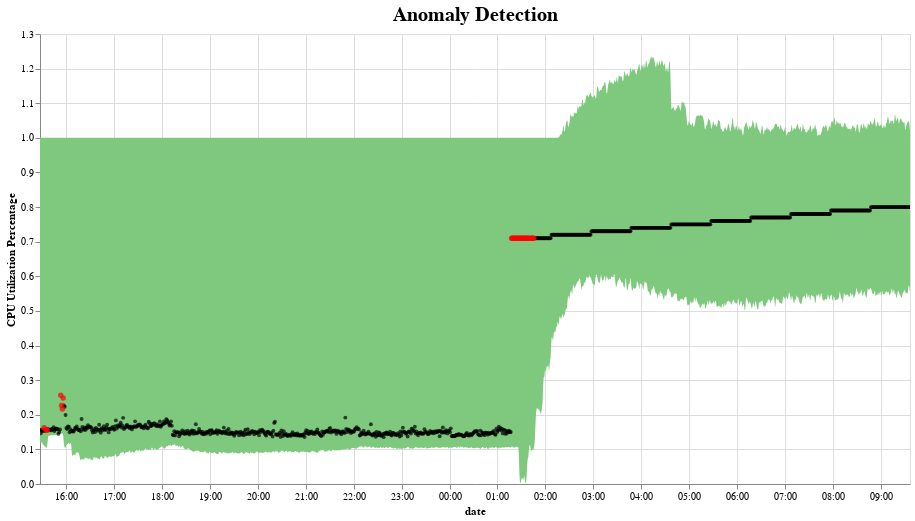

Notebook source saved alongside this figure:
### Code cell
plot_anomalies(pred_result_df)

### Figure 1 — Vega-Lite specification as saved in the notebook (floating-point values rounded to 4 significant figures; data arrays with more than 128 entries replaced by an {"elided": "..."} marker saying what was removed)
{"config": {"view": {"continuousWidth": 400, "continuousHeight": 300}, "title": {"fontSize": 20}}, "layer": [{"data": {"name": "data-afd2d76acdf3b4c0a02dd4c182e00914"}, "mark": {"type": "area", "color": "#7FC97F", "interpolate": "basis"}, "encoding": {"tooltip": [{"type": "nominal", "field": "ds"}, {"type": "quantitative", "field": "fact"}, {"type": "quantitative", "field": "lower_std"}, {"type": "quantitative", "field": "upper_std"}], "x": {"type": "temporal", "axis": {"format": "%H:%M"}, "field": "ds", "title": "date"}, "y": {"type": "quantitative", "field": "upper_std"}, "y2": {"field": "lower_std"}}, "selection": {"selector038": {"type": "interval", "bind": "scales", "encodings": ["x", "y"]}}, "title": "Anomaly Detection"}, {"data": {"name": "data-5c3773699da6ecb25fe4f299970a2590"}, "mark": {"type": "circle", "color": "Black", "opacity": 0.7, "size": 15}, "encoding": {"tooltip": [{"type": "nominal", "field": "ds"}, {"type": "quantitative", "field": "fact"}, {"type": "quantitative", "field": "lower_std"}, {"type": "quantitative", "field": "upper_std"}], "x": {"type": "temporal", "field": "ds"}, "y": {"type": "quantitative", "field": "fact", "title": "CPU Utilization Percentage"}}, "selection": {"selector039": {"type": "interval", "bind": "scales", "encodings": ["x", "y"]}}}, {"data": {"name": "data-3a17927bcc8ea632d086df5b4af82139"}, "mark": {"type": "circle", "color": "Red", "size": 30}, "encoding": {"tooltip": [{"type": "nominal", "field": "ds"}, {"type": "quantitative", "field": "fact"}, {"type": "quantitative", "field": "lower_std"}, {"type": "quantitative", "field": "upper_std"}], "x": {"type": "temporal", "field": "ds"}, "y": {"type": "quantitative", "field": "fact", "title": "CPU Utilization Percentage"}}, "selection": {"selector040": {"type": "interval", "bind": "scales", "encodings": ["x", "y"]}}}], "height": 450, "width": 870, "$schema": "https://vega.github.io/schema/vega-lite/v4.8.1.json", "datasets": {"data-afd2d76acdf3b4c0a02dd4c182e00914": {"elided": "1090 records"}, "data-5c3773699da6ecb25fe4f299970a2590": {"elided": "1054 records"}, "data-3a17927bcc8ea632d086df5b4af82139": [{"fact": 0.1626, "ds": "2021-07-16 15:32:03", "trend": 0.1352, "yhat": 0.1352, "yhat_lower": 0.127, "yhat_upper": 0.1431, "lower_std": 0.1107, "upper_std": 1.0, "anomaly": 1}, {"fact": 0.1585, "ds": "2021-07-16 15:34:03", "trend": 0.1321, "yhat": 0.1321, "yhat_lower": 0.1233, "yhat_upper": 0.1399, "lower_std": 0.1056, "upper_std": 1.0, "anomaly": 1}, {"fact": 0.1559, "ds": "2021-07-16 15:35:03", "trend": 0.1306, "yhat": 0.1306, "yhat_lower": 0.1221, "yhat_upper": 0.1387, "lower_std": 0.1051, "upper_std": 1.0, "anomaly": 1}, {"fact": 0.1555, "ds": "2021-07-16 15:36:03", "trend": 0.1292, "yhat": 0.1292, "yhat_lower": 0.1207, "yhat_upper": 0.1378, "lower_std": 0.1036, "upper_std": 1.0, "anomaly": 1}, {"fact": 0.2563, "ds": "2021-07-16 15:53:04", "trend": 0.1612, "yhat": 0.1612, "yhat_lower": 0.1559, "yhat_upper": 0.1668, "lower_std": 0.1454, "upper_std": 1.0, "anomaly": 1}, {"fact": 0.2265, "ds": "2021-07-16 15:54:04", "trend": 0.1615, "yhat": 0.1615, "yhat_lower": 0.1565, "yhat_upper": 0.1673, "lower_std": 0.1465, "upper_std": 1.0, "anomaly": 1}, {"fact": 0.2169, "ds": "2021-07-16 15:55:04", "trend": 0.1618, "yhat": 0.1618, "yhat_lower": 0.1563, "yhat_upper": 0.1675, "lower_std": 0.1453, "upper_std": 1.0, "anomaly": 1}, {"fact": 0.2486, "ds": "2021-07-16 15:56:04", "trend": 0.1621, "yhat": 0.1621, "yhat_lower": 0.1567, "yhat_upper": 0.1678, "lower_std": 0.1458, "upper_std": 1.0, "anomaly": 1}, {"fact": 0.71, "ds": "2021-07-17 01:17:40", "trend": 0.1483, "yhat": 0.1483, "yhat_lower": 0.1347, "yhat_upper": 0.1619, "lower_std": 0.1074, "upper_std": 1.0, "anomaly": 1}, {"fact": 0.71, "ds": "2021-07-17 01:18:40", "trend": 0.1483, "yhat": 0.1483, "yhat_lower": 0.1353, "yhat_upper": 0.1619, "lower_std": 0.1092, "upper_std": 1.0, "anomaly": 1}, {"fact": 0.71, "ds": "2021-07-17 01:19:40", "trend": 0.1483, "yhat": 0.1483, "yhat_lower": 0.1336, "yhat_upper": 0.1621, "lower_std": 0.1044, "upper_std": 1.0, "anomaly": 1}, {"fact": 0.71, "ds": "2021-07-17 01:20:40", "trend": 0.1483, "yhat": 0.1483, "yhat_lower": 0.1347, "yhat_upper": 0.1622, "lower_std": 0.1075, "upper_std": 1.0, "anomaly": 1}, {"fact": 0.71, "ds": "2021-07-17 01:21:40", "trend": 0.1483, "yhat": 0.1483, "yhat_lower": 0.1337, "yhat_upper": 0.1609, "lower_std": 0.1046, "upper_std": 1.0, "anomaly": 1}, {"fact": 0.71, "ds": "2021-07-17 01:22:40", "trend": 0.1483, "yhat": 0.1483, "yhat_lower": 0.1345, "yhat_upper": 0.163, "lower_std": 0.1068, "upper_std": 1.0, "anomaly": 1}, {"fact": 0.71, "ds": "2021-07-17 01:23:40", "trend": 0.1483, "yhat": 0.1483, "yhat_lower": 0.1349, "yhat_upper": 0.1626, "lower_std": 0.1081, "upper_std": 1.0, "anomaly": 1}, {"fact": 0.71, "ds": "2021-07-17 01:24:40", "trend": 0.1483, "yhat": 0.1483, "yhat_lower": 0.1346, "yhat_upper": 0.1613, "lower_std": 0.1071, "upper_std": 1.0, "anomaly": 1}, {"fact": 0.71, "ds": "2021-07-17 01:25:40", "trend": 0.1483, "yhat": 0.1483, "yhat_lower": 0.1346, "yhat_upper": 0.1624, "lower_std": 0.1071, "upper_std": 1.0, "anomaly": 1}, {"fact": 0.71, "ds": "2021-07-17 01:26:40", "trend": 0.1483, "yhat": 0.1483, "yhat_lower": 0.1346, "yhat_upper": 0.1624, "lower_std": 0.1073, "upper_std": 1.0, "anomaly": 1}, {"fact": 0.71, "ds": "2021-07-17 01:27:40", "trend": 0.2527, "yhat": 0.2527, "yhat_lower": 0.1707, "yhat_upper": 0.3383, "lower_std": 0.006682, "upper_std": 1.0, "anomaly": 1}, {"fact": 0.71, "ds": "2021-07-17 01:28:40", "trend": 0.2536, "yhat": 0.2536, "yhat_lower": 0.1661, "yhat_upper": 0.3349, "lower_std": 0.0, "upper_std": 1.0, "anomaly": 1}, {"fact": 0.71, "ds": "2021-07-17 01:29:40", "trend": 0.2545, "yhat": 0.2545, "yhat_lower": 0.1726, "yhat_upper": 0.3383, "lower_std": 0.008769, "upper_std": 1.0, "anomaly": 1}, {"fact": 0.71, "ds": "2021-07-17 01:30:40", "trend": 0.2554, "yhat": 0.2554, "yhat_lower": 0.1777, "yhat_upper": 0.3428, "lower_std": 0.0224, "upper_std": 1.0, "anomaly": 1}, {"fact": 0.71, "ds": "2021-07-17 01:31:40", "trend": 0.2563, "yhat": 0.2563, "yhat_lower": 0.1748, "yhat_upper": 0.339, "lower_std": 0.01188, "upper_std": 1.0, "anomaly": 1}, {"fact": 0.71, "ds": "2021-07-17 01:32:40", "trend": 0.2572, "yhat": 0.2572, "yhat_lower": 0.1751, "yhat_upper": 0.3421, "lower_std": 0.01098, "upper_std": 1.0, "anomaly": 1}, {"fact": 0.71, "ds": "2021-07-17 01:33:40", "trend": 0.2581, "yhat": 0.2581, "yhat_lower": 0.1821, "yhat_upper": 0.3484, "lower_std": 0.03012, "upper_std": 1.0, "anomaly": 1}, {"fact": 0.71, "ds": "2021-07-17 01:34:40", "trend": 0.259, "yhat": 0.259, "yhat_lower": 0.1717, "yhat_upper": 0.3404, "lower_std": 0.0, "upper_std": 1.0, "anomaly": 1}, {"fact": 0.71, "ds": "2021-07-17 01:35:40", "trend": 0.2599, "yhat": 0.2599, "yhat_lower": 0.1739, "yhat_upper": 0.3461, "lower_std": 0.001975, "upper_std": 1.0, "anomaly": 1}, {"fact": 0.71, "ds": "2021-07-17 01:36:40", "trend": 0.2608, "yhat": 0.2608, "yhat_lower": 0.1811, "yhat_upper": 0.351, "lower_std": 0.02163, "upper_std": 1.0, "anomaly": 1}, {"fact": 0.71, "ds": "2021-07-17 01:37:40", "trend": 0.3834, "yhat": 0.3834, "yhat_lower": 0.2816, "yhat_upper": 0.4805, "lower_std": 0.07798, "upper_std": 1.0, "anomaly": 1}, {"fact": 0.71, "ds": "2021-07-17 01:38:40", "trend": 0.3856, "yhat": 0.3856, "yhat_lower": 0.2805, "yhat_upper": 0.4863, "lower_std": 0.07031, "upper_std": 1.0, "anomaly": 1}, {"fact": 0.71, "ds": "2021-07-17 01:39:40", "trend": 0.3879, "yhat": 0.3879, "yhat_lower": 0.2964, "yhat_upper": 0.4834, "lower_std": 0.1133, "upper_std": 1.0, "anomaly": 1}, {"fact": 0.71, "ds": "2021-07-17 01:41:40", "trend": 0.3924, "yhat": 0.3924, "yhat_lower": 0.2951, "yhat_upper": 0.4954, "lower_std": 0.1004, "upper_std": 1.0, "anomaly": 1}, {"fact": 0.71, "ds": "2021-07-17 01:42:40", "trend": 0.3946, "yhat": 0.3946, "yhat_lower": 0.2937, "yhat_upper": 0.4976, "lower_std": 0.09174, "upper_std": 1.0, "anomaly": 1}, {"fact": 0.71, "ds": "2021-07-17 01:43:40", "trend": 0.3969, "yhat": 0.3969, "yhat_lower": 0.2995, "yhat_upper": 0.4941, "lower_std": 0.1047, "upper_std": 1.0, "anomaly": 1}, {"fact": 0.71, "ds": "2021-07-17 01:44:40", "trend": 0.3992, "yhat": 0.3992, "yhat_lower": 0.2968, "yhat_upper": 0.5001, "lower_std": 0.09222, "upper_std": 1.0, "anomaly": 1}, {"fact": 0.71, "ds": "2021-07-17 01:45:40", "trend": 0.4014, "yhat": 0.4014, "yhat_lower": 0.3031, "yhat_upper": 0.4965, "lower_std": 0.1066, "upper_std": 1.0, "anomaly": 1}]}}
